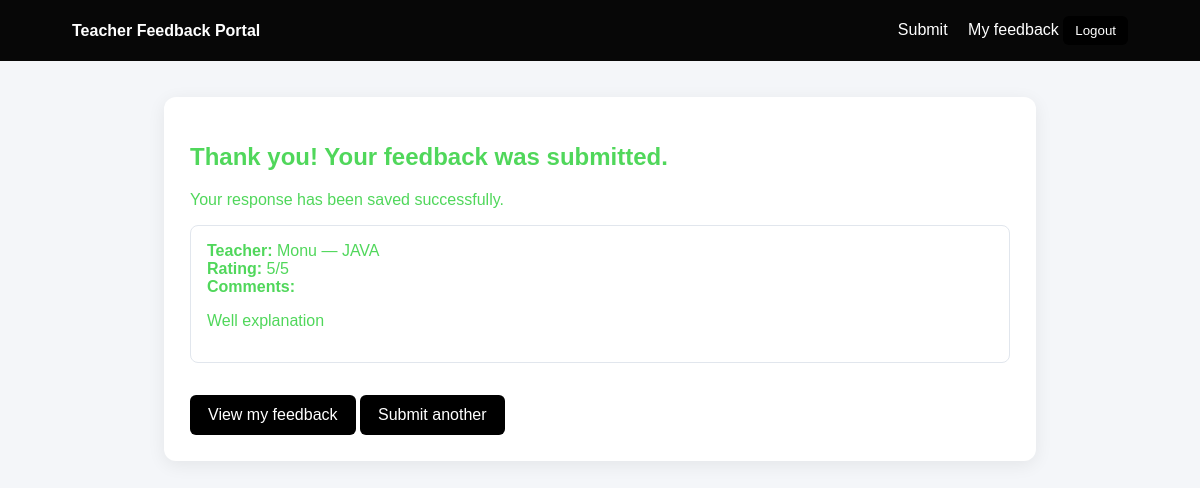
Page /confirmation/1/ (signed in) on the committed database.
### myapp/models.py (models this page shows, shortened)
class Feedback(models.Model):
    RATING_CHOICES = [(i, str(i)) for i in range(1, 6)]
    student = models.ForeignKey(
        settings.AUTH_USER_MODEL, on_delete=models.CASCADE,
        related_name="submitted_feedback"
    )
    teacher = models.ForeignKey(
        Teacher, on_delete=models.PROTECT, related_name="feedback_entries"
    )
    rating = models.PositiveSmallIntegerField(choices=RATING_CHOICES)
    comments = models.TextField(max_length=1000)
    created_at = models.DateTimeField(auto_now_add=True)
    class Meta:
        ordering = ["-created_at"]

class Teacher(models.Model):
    name = models.CharField(max_length=100)
    department = models.CharField(max_length=100, blank=True)
    subject = models.CharField(max_length=100)
    class Meta:
        ordering = ["name"]
    def __str__(self):
        return f"{self.name} — {self.subject}"

### myapp/views.py (the view)
# urls.py: path("confirmation/<int:feedback_id>/", feedback_confirmation, name="feedback_confirmation"),
@login_required
def feedback_confirmation(request, feedback_id):
    feedback = get_object_or_404(
        Feedback, pk=feedback_id, student=request.user
    )
    return render(request, "confirmation.html", {"feedback": feedback})

### myapp/templates/confirmation.html (shortened to what this page needs)
{% extends "base.html" %}
{% block content %}
<h2>Thank you! Your feedback was submitted.</h2>
<p>Your response has been saved successfully.</p>
<div class="entry">
  <strong>Teacher:</strong> {{ feedback.teacher }}<br>
  <strong>Rating:</strong> {{ feedback.rating }}/5<br>
  <strong>Comments:</strong><p>{{ feedback.comments|linebreaksbr }}</p>
</div>
<a class="btn" href="{% url 'my_feedback' %}">View my feedback</a>
<a class="btn" href="{% url 'submit_feedback' %}">Submit another</a>
{% endblock %}

### myapp/templates/base.html (style rules this page uses)
body { font-family:Arial,sans-serif;background:#f4f6f9;margin:0;color:#50d75b }
button,.btn { display:inline-block;background:rgb(0, 0, 0);color:white;border:0;padding:11px 18px;border-radius:6px;text-decoration:none;cursor:pointer;margin-top:18px }
.entry { border:1px solid #e1e6ed;border-radius:8px;padding:16px;margin:14px 0 }

### rows in the picture
Feedback: teacher "Monu — JAVA", rating "5", comments "Well explanation"
